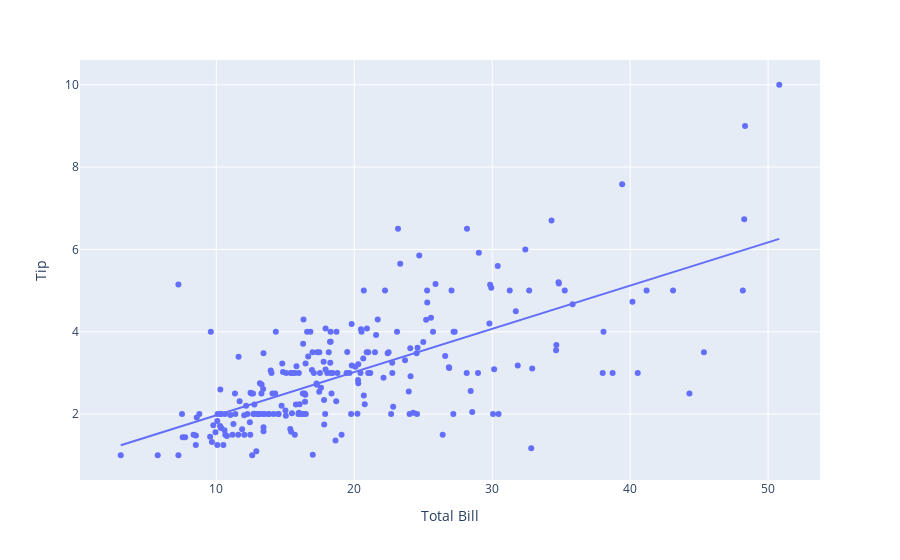

Notebook code for this chart:
### Code cell
fig = px.scatter(tips,
                 x="total_bill",
                 y="tip",
                 trendline="ols")

fig.update_xaxes(title_text="Total Bill")
fig.update_yaxes(title_text="Tip")

### Figure 1 — Plotly figure (JSON) as saved in the notebook; plotly's stock layout.template omitted (floating-point values rounded to 4 significant figures; data arrays with more than 128 entries replaced by an {"elided": "..."} marker saying what was removed)
{"data": [{"hovertemplate": "total_bill=%{x}<br>tip=%{y}<extra></extra>", "legendgroup": "", "marker": {"color": "#636efa", "symbol": "circle"}, "mode": "markers", "name": "", "orientation": "v", "showlegend": false, "x": {"elided": "244 float values"}, "xaxis": "x", "y": {"elided": "244 float values"}, "yaxis": "y", "type": "scatter"}, {"hovertemplate": "<b>OLS trendline</b><br>tip = 0.105025 * total_bill + 0.92027<br>R<sup>2</sup>=0.456617<br><br>total_bill=%{x}<br>tip=%{y} <b>(trend)</b><extra></extra>", "legendgroup": "", "marker": {"color": "#636efa", "symbol": "circle"}, "mode": "lines", "name": "", "showlegend": false, "x": {"elided": "244 float values"}, "xaxis": "x", "y": {"elided": "244 float values"}, "yaxis": "y", "type": "scatter"}], "layout": {"xaxis": {"anchor": "y", "domain": [0.0, 1.0], "title": {"text": "Total Bill"}}, "yaxis": {"anchor": "x", "domain": [0.0, 1.0], "title": {"text": "Tip"}}, "legend": {"tracegroupgap": 0}, "margin": {"t": 60}}}
